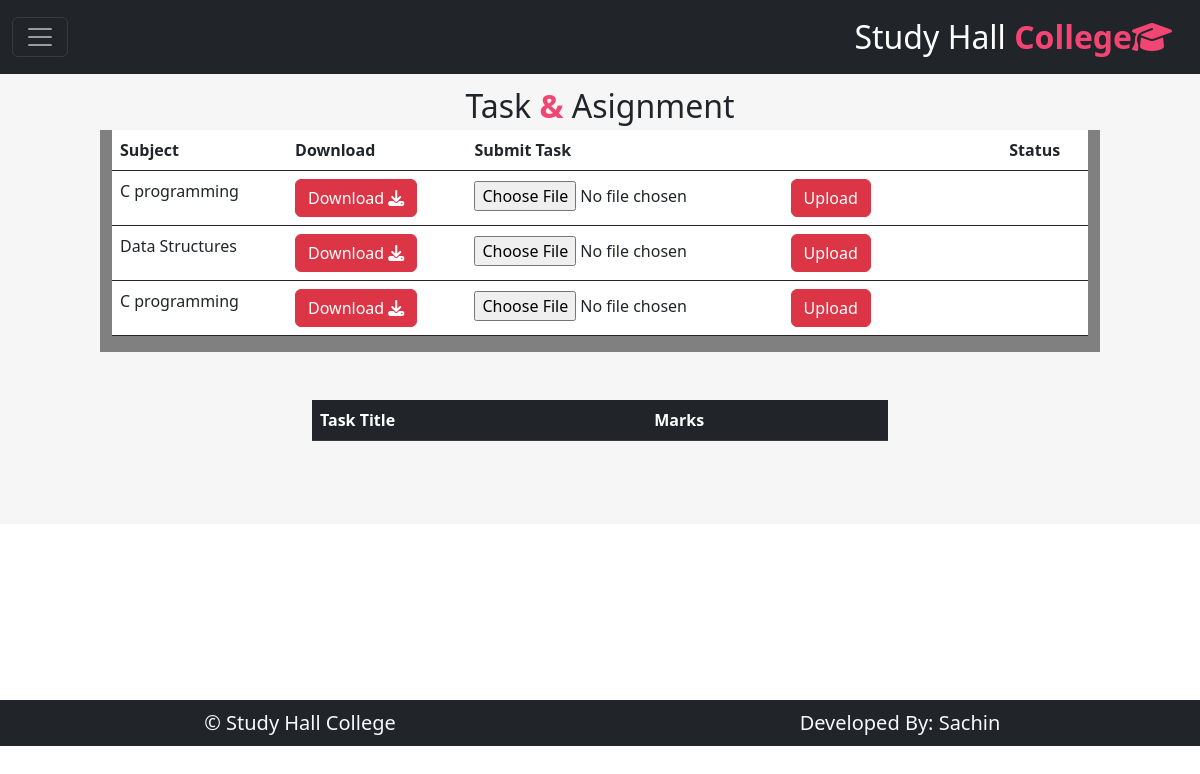
Screenshot of /student/tasks/ (signed in) with the database file from the repository.
### student/models.py (models this page shows)
class giventask(models.Model):
    department = models.ForeignKey(department, on_delete=models.CASCADE, null=True)
    semester = models.ForeignKey(semester, on_delete=models.CASCADE, null=True)
    subject = models.ForeignKey(subject, on_delete=models.CASCADE, null=True)
    task_file = models.FileField(upload_to='static/task', null=True)
    added_date = models.DateField(null=True)

class subject(models.Model):
    subject_code=models.CharField(max_length=100,null=True)
    subject_name=models.CharField(max_length=200,null=True)
    department=models.ForeignKey(department,on_delete=models.CASCADE)
    semester=models.ForeignKey(semester,on_delete=models.CASCADE)
    teacher=models.ForeignKey(teacher,on_delete=models.CASCADE)
    date=models.DateField(null=True)
    def __str__(self):
        return self.subject_name

### student/views.py (the view)
# urls.py: path('tasks/',views.mytask),
def mytask(request):
    x=giventask.objects.all().order_by('-id')
    md={"tdata":x}
    return render(request,'student/tasks.html',md)

### templates/student/tasks.html (shortened to what this page needs)
{% extends 'studentbase.html'%}
{% load static %}
{% block studentzone %}
<div class="text-center fs-2 mt-2">
     Task<B class="txt-mycolor1"> & </B>Asignment
</div>
<div class="row">
    <div class="col-sm-10 mx-auto" style="background:grey;">
        <table class="table table-hover ">
            <tr class="border-dark">
                <th >Subject</th>
                <th>Download</th>
                <th>Submit Task</th>
                <th>Status</th>
            </tr>
            {% for x in tdata %}
            <tr class="border-dark">
                <td>{{x.subject}}</td>
                <td>
                    <a href="/{{x.task_file}}" target="_blank" class="btn btn-danger">Download <i class="fa-solid fa-download"></i></a>
                </td>
                <td>
                    <form id="task" method="post" action="/student/stask/" enctype="multipart/form-data">
                        <input type="file" name="fu"/>
                        <input type="submit" value="Upload" class="btn btn-danger" onclick="SubmitTask()"/>
                    </form>
                </td>
                <td>
                </td>
            </tr>
            {% endfor %}
        </table>
    </div>
</div>
<div class="row">
    <div class="col-sm-6 mx-auto my-5">
        <table class="table table-dark table-hover">
            <tr>
                <th>Task Title</th>
                <th>Marks</th>
            </tr>
        </table>
    </div>
</div>
{% endblock %}

### static/css/userStyle.css (style rules this page uses)
:root { --bgcolor:black; --bgcolor1:#f34573; --bgcolor2:rgb(99, 3, 54); --bgcolor3:#0a400a; --txtcolor1:#f34573; --txtcolor2:#2a6171; --txtcolor3:#008000; --txtcolor4:white; }
b { color:green ! important; }
.txt-mycolor1 { color:var(--txtcolor1) !important; }

### templates/studentbase.html (style rules this page uses)
:root { --bgcolor1:#f34573; --bgcolor2:#2a6171; --txtcolor1:#f34573; --txtcolor2:#2a6171; }
.txt-mycolor1 { color:var(--txtcolor1) !important; }

### rows the page displays
giventask: subject "C programming"
giventask: subject "Data Structures"
giventask: subject "C programming"
